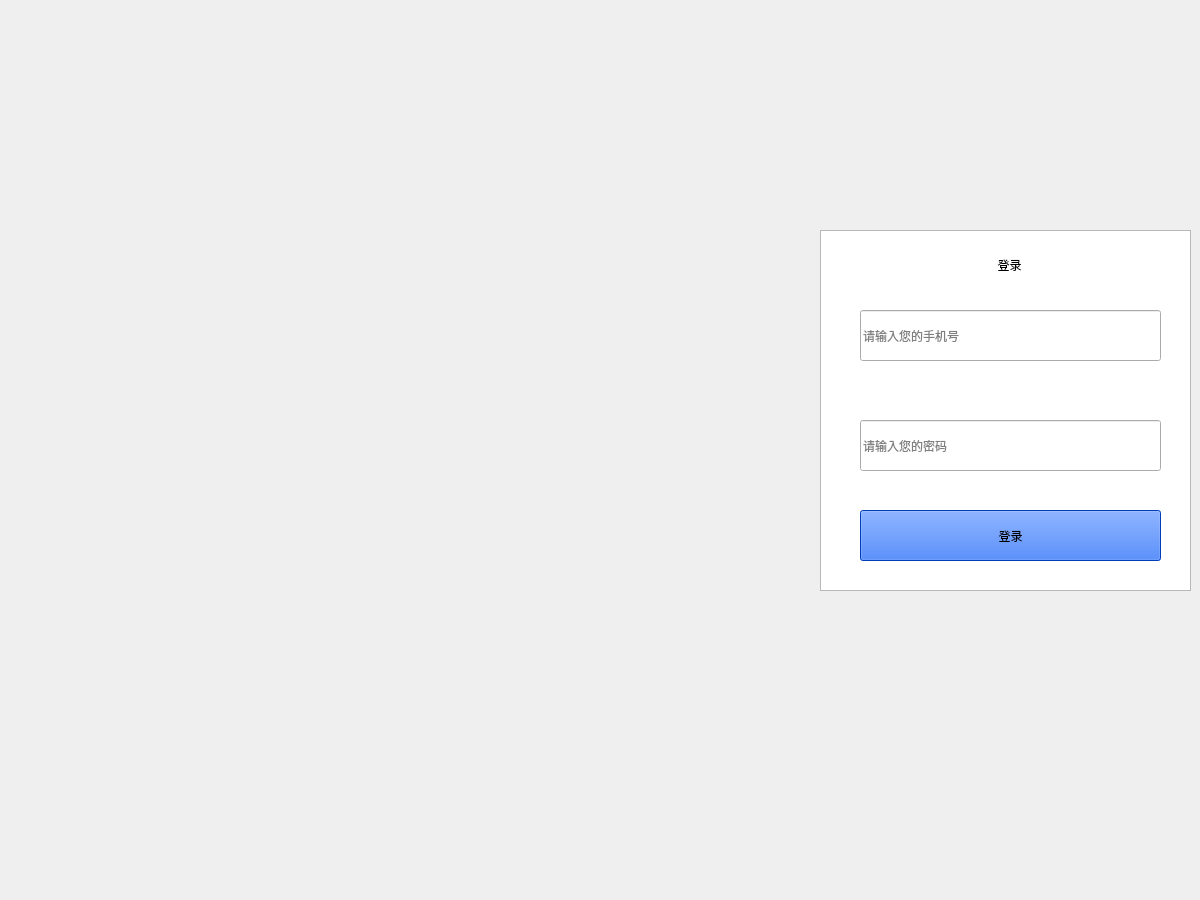
<?xml version="1.0" encoding="UTF-8"?>
<ui version="4.0">
 <class>WgtLogin</class>
 <widget class="QWidget" name="WgtLogin">
  <property name="geometry">
   <rect>
    <x>0</x>
    <y>0</y>
    <width>1200</width>
    <height>900</height>
   </rect>
  </property>
  <property name="sizePolicy">
   <sizepolicy hsizetype="Fixed" vsizetype="Fixed">
    <horstretch>0</horstretch>
    <verstretch>0</verstretch>
   </sizepolicy>
  </property>
  <property name="minimumSize">
   <size>
    <width>1200</width>
    <height>900</height>
   </size>
  </property>
  <property name="maximumSize">
   <size>
    <width>1200</width>
    <height>900</height>
   </size>
  </property>
  <property name="windowTitle">
   <string>登录</string>
  </property>
  <property name="styleSheet">
   <string notr="true">QWidget{background-image: url(:/image/background.jpg);}
/*QWidget#Form{
background-image: url(:/image/background.jpg);
}*/</string>
  </property>
  <widget class="QListWidget" name="listWidget">
   <property name="geometry">
    <rect>
     <x>820</x>
     <y>230</y>
     <width>371</width>
     <height>361</height>
    </rect>
   </property>
  </widget>
  <widget class="QLineEdit" name="edt_username">
   <property name="geometry">
    <rect>
     <x>860</x>
     <y>310</y>
     <width>301</width>
     <height>51</height>
    </rect>
   </property>
   <property name="placeholderText">
    <string>请输入您的手机号</string>
   </property>
  </widget>
  <widget class="QLineEdit" name="edt_password">
   <property name="geometry">
    <rect>
     <x>860</x>
     <y>420</y>
     <width>301</width>
     <height>51</height>
    </rect>
   </property>
   <property name="echoMode">
    <enum>QLineEdit::Password</enum>
   </property>
   <property name="placeholderText">
    <string>请输入您的密码</string>
   </property>
  </widget>
  <widget class="QLabel" name="label">
   <property name="geometry">
    <rect>
     <x>859</x>
     <y>250</y>
     <width>301</width>
     <height>30</height>
    </rect>
   </property>
   <property name="minimumSize">
    <size>
     <width>60</width>
     <height>0</height>
    </size>
   </property>
   <property name="styleSheet">
    <string notr="true">font: 12pt &quot;Arial&quot;;
font: 87 20pt &quot;Arial Black&quot;;
font: 87 9pt &quot;Arial&quot;;
font: 87 16pt &quot;Arial Black&quot;;</string>
   </property>
   <property name="text">
    <string>登录</string>
   </property>
   <property name="alignment">
    <set>Qt::AlignCenter</set>
   </property>
  </widget>
  <widget class="QPushButton" name="btn_login">
   <property name="geometry">
    <rect>
     <x>860</x>
     <y>510</y>
     <width>301</width>
     <height>51</height>
    </rect>
   </property>
   <property name="sizePolicy">
    <sizepolicy hsizetype="Minimum" vsizetype="Preferred">
     <horstretch>0</horstretch>
     <verstretch>0</verstretch>
    </sizepolicy>
   </property>
   <property name="styleSheet">
    <string notr="true">background-color: rgb(0, 85, 255);

</string>
   </property>
   <property name="text">
    <string>登录</string>
   </property>
  </widget>
 </widget>
 <resources>
  <include location="picture.qrc"/>
 </resources>
 <connections/>
</ui>
